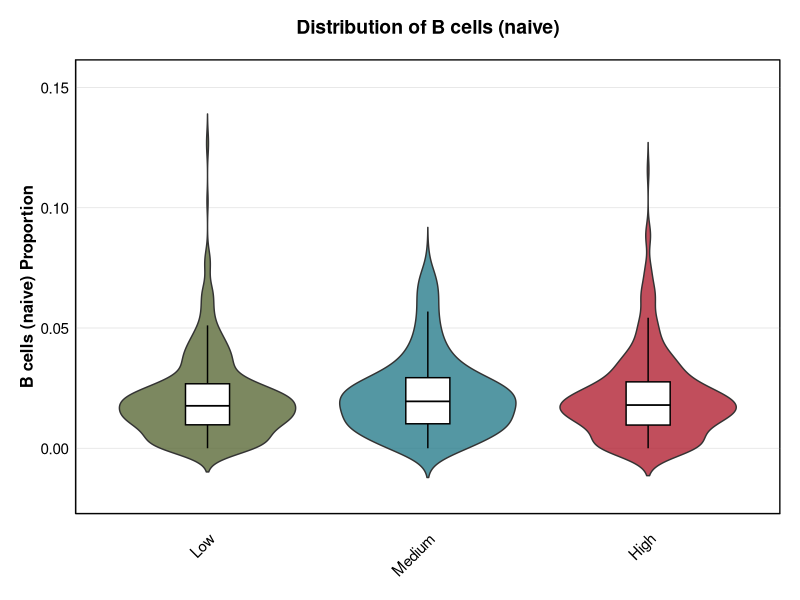
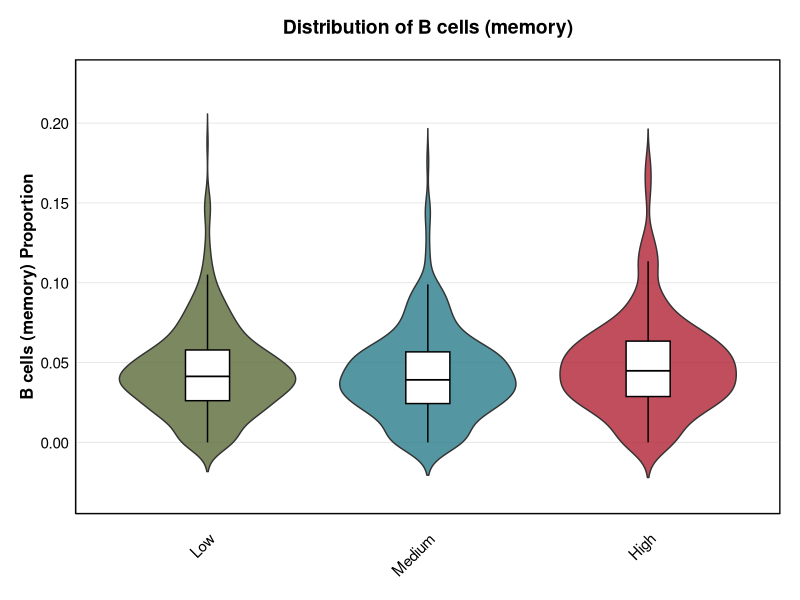
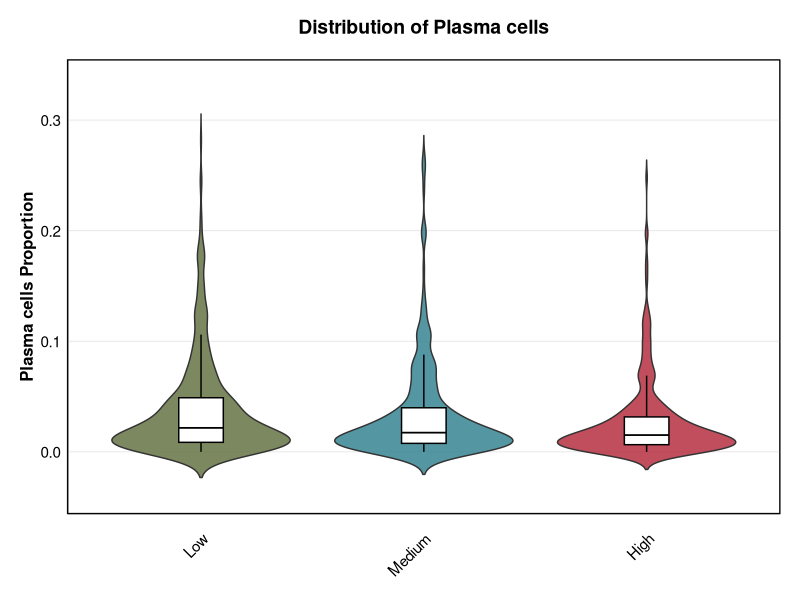
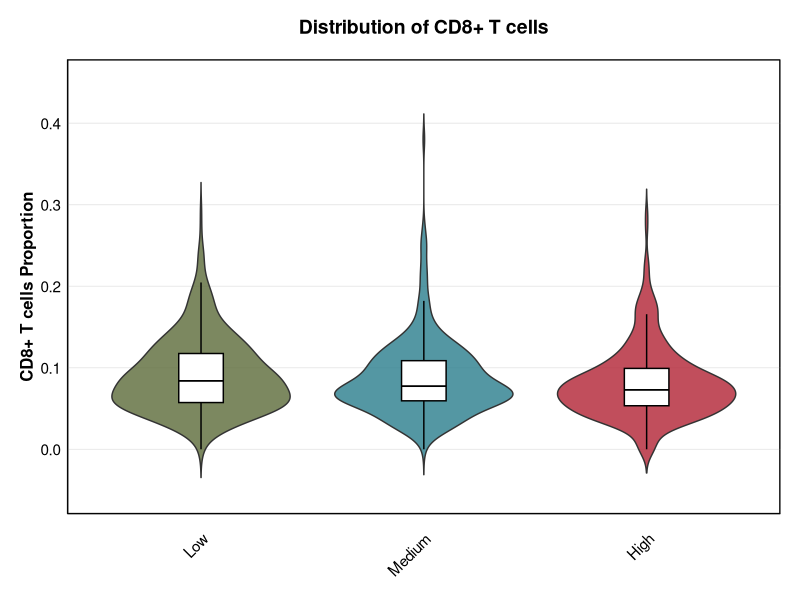
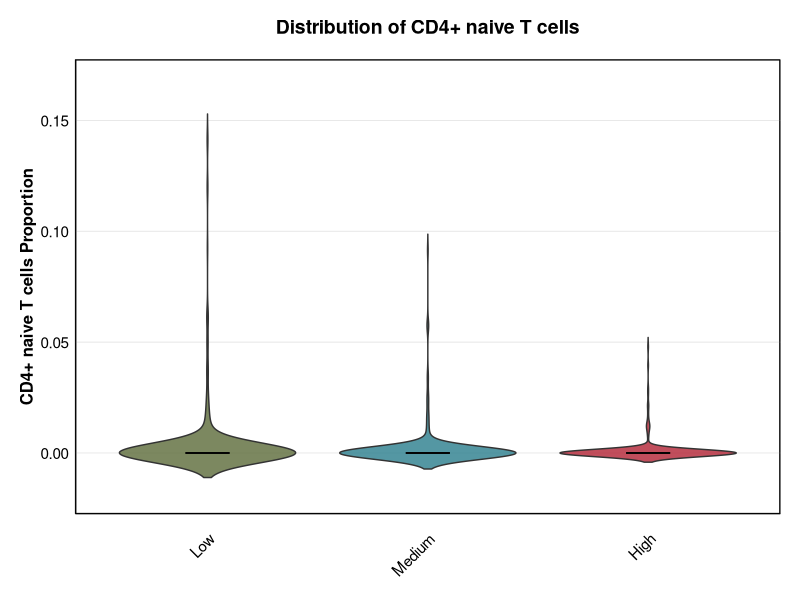
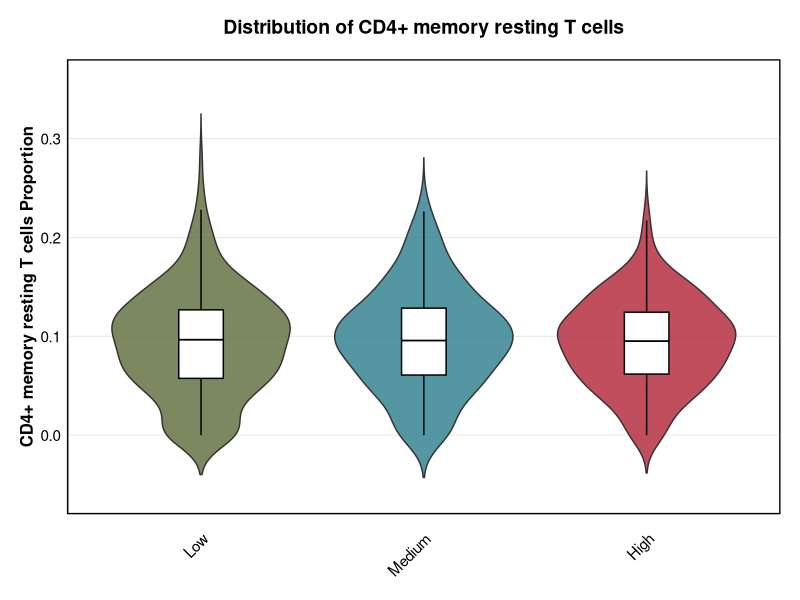
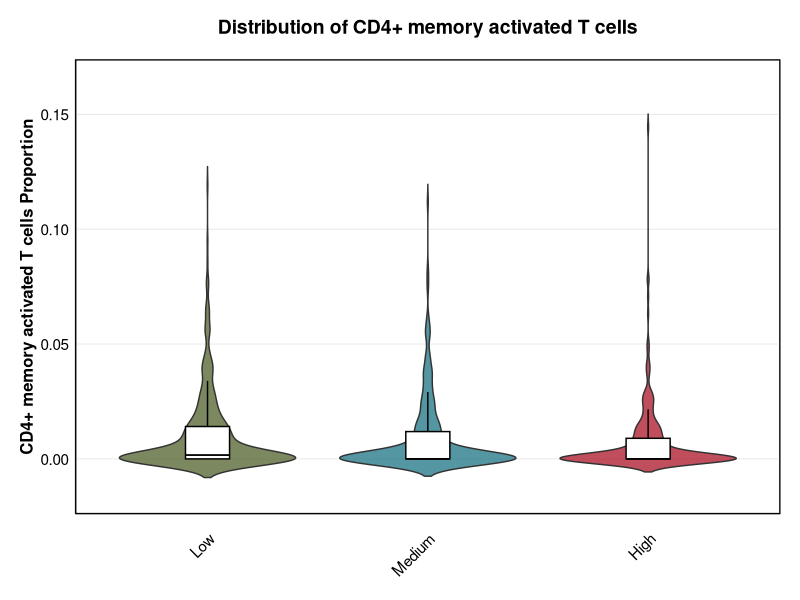
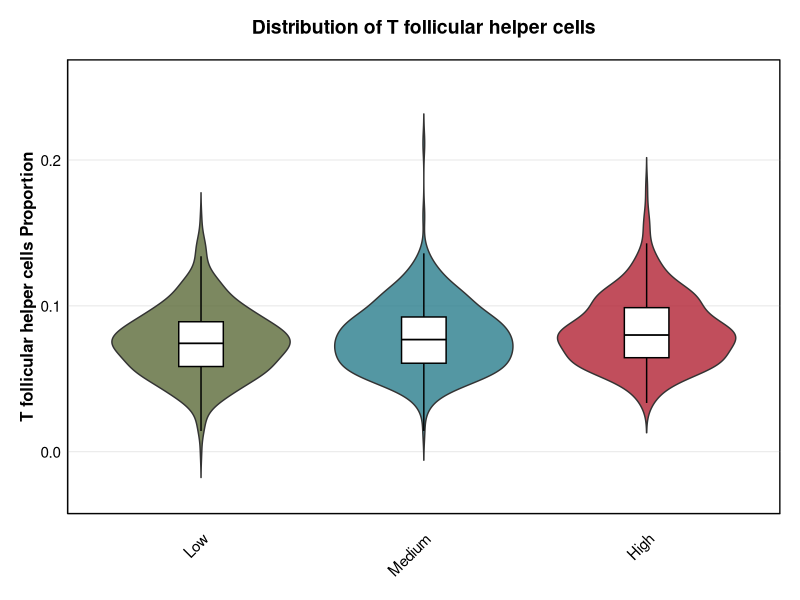

R code for these plots, in order:
# Load required libraries
library(ggplot2)
library(dplyr)
library(tidyr)
library(patchwork)  # For combining plots

# Set the output directory for plots
plot_dir <- "METABRIC Plots"
if (!dir.exists(plot_dir)) {
  dir.create(plot_dir)
}

# Define the single_plot_theme
single_plot_theme <- theme_minimal() +
  theme(
    # Title styling
    plot.title = element_text(size = 14, face = "bold", hjust = 0.5, margin = margin(b = 15)),
    # Axis styling
    axis.title = element_text(size = 12, face = "bold"),
    axis.text = element_text(size = 11, color = "black"),
    axis.text.x = element_text(angle = 45, hjust = 1, margin = margin(t = 10)),
    # Grid styling
    panel.grid.major.x = element_blank(),
    panel.grid.minor = element_blank(),
    panel.grid.major.y = element_line(color = "gray90", linewidth = 0.3),
    # Border styling
    panel.border = element_rect(colour = "black", fill = NA, linewidth = 0.7),
    # Background
    panel.background = element_rect(fill = "white"),
    # Margins
    plot.margin = unit(c(0.5, 0.5, 0.5, 0.5), "cm")
  )

# Read PR stratification data
pr_data <- read.delim("../PR_stratificationIDs.txt")

# Create three dataframes based on PR levels
PR_Low <- pr_data[pr_data$PR_Quartile %in% c("PR_low", "PR_negative"), ]
PR_Medium <- pr_data[pr_data$PR_Quartile == "PR_medium", ]
PR_High <- pr_data[pr_data$PR_Quartile == "PR_high", ]

# Read CIBERSORT results
cibersort_low <- read.delim("../CibersortResults_PR_Low .txt")
cibersort_mid <- read.delim("../CibersortResults_PRmid.txt")
cibersort_high <- read.delim("../CIBERSORTx_Results_PR_high.txt")

# Add PR category to each dataset
cibersort_low$PR_Category <- "Low"
cibersort_mid$PR_Category <- "Medium"
cibersort_high$PR_Category <- "High"

# Combine all datasets
cibersort_all <- bind_rows(cibersort_low, cibersort_mid, cibersort_high)

# Define all cell types with their proper labels
cell_type_labels <- c(
  # B cells
  "B.cells.naive" = "B cells (naive)",
  "B.cells.memory" = "B cells (memory)",
  "Plasma.cells" = "Plasma cells",
  
  # T cells
  "T.cells.CD8" = "CD8+ T cells",
  "T.cells.CD4.naive" = "CD4+ naive T cells",
  "T.cells.CD4.memory.resting" = "CD4+ memory resting T cells",
  "T.cells.CD4.memory.activated" = "CD4+ memory activated T cells",
  "T.cells.follicular.helper" = "T follicular helper cells",
  "T.cells.regulatory..Tregs." = "Regulatory T cells (Tregs)",
  "T.cells.gamma.delta" = "Gamma T cells",
  
  # NK cells
  "NK.cells.resting" = "NK cells (resting)",
  "NK.cells.activated" = "NK cells (activated)",
  
  # Myeloid cells
  "Monocytes" = "Monocytes",
  "Macrophages.M0" = "Macrophages M0",
  "Macrophages.M1" = "Macrophages M1",
  "Macrophages.M2" = "Macrophages M2",
  "Dendritic.cells.resting" = "Dendritic cells (resting)",
  "Dendritic.cells.activated" = "Dendritic cells (activated)",
  
  # Other immune cells
  "Mast.cells.resting" = "Mast cells (resting)",
  "Mast.cells.activated" = "Mast cells (activated)",
  "Eosinophils" = "Eosinophils",
  "Neutrophils" = "Neutrophils"
)

cell_types <- names(cell_type_labels)

# Set PR_Category as factor with correct order
cibersort_all$PR_Category <- factor(cibersort_all$PR_Category, 
                                   levels = c("Low", "Medium", "High"))

# Create enhanced publication-ready theme
publication_theme <- theme_minimal() + theme(
  # Title styling
  plot.title = element_text(size = 14, face = "bold", hjust = 0.5, margin = margin(b = 15)),
  # Axis styling
  axis.title.y = element_text(size = 12, face = "bold"),
  axis.title.x = element_blank(),  # Remove x-axis title
  axis.text = element_text(size = 11, color = "black"),
  axis.text.x = element_text(angle = 45, hjust = 1, margin = margin(t = 10)),
  # Grid styling
  panel.grid.major.x = element_blank(),
  panel.grid.minor = element_blank(),
  # Border styling
  panel.border = element_rect(colour = "black", fill = NA, linewidth = 0.7),
  # Legend styling
  legend.title = element_text(size = 12, face = "bold"),
  legend.text = element_text(size = 11),
  legend.position = "none",  # Remove legend since it's redundant
  # Margins and background
  plot.margin = unit(c(0.5, 0.5, 0.5, 0.5), "cm"),
  panel.background = element_rect(fill = "white"),
  strip.background = element_rect(fill = "white"),
  strip.text = element_text(size = 12, face = "bold")
)

# Define color palette
pr_colors <- c(
  "Low" = "#5C6B39",    # Rich Olive Green
  "Medium" = "#2A7D8C", # Deep Teal
  "High" = "#B22234"    # Crimson Red
)

create_violin_plot <- function(data, x_var, y_var, fill_var = NULL, 
                             title = NULL, y_lab = NULL,
                             color_palette = NULL) {
  
  # Base plot
  p <- ggplot(data, aes_string(x = x_var, y = y_var))
  
  # Add fill aesthetic if provided
  if (!is.null(fill_var)) {
    p <- p + aes_string(fill = fill_var)
  }
  
  # Add violin layer
  p <- p + geom_violin(trim = FALSE, 
                      alpha = 0.8,
                      scale = "width", 
                      adjust = 1.2,
                      width = 0.8)
  
  # Add internal boxplot with more visible parameters
  p <- p + geom_boxplot(width = 0.2,
                       alpha = 1,
                       outlier.shape = NA,
                       fill = "white",
                       color = "black",
                       fatten = 1.2)
  
  # Add custom color palette if provided
  if (!is.null(color_palette)) {
    p <- p + scale_fill_manual(values = color_palette)
  }
  
  # Add labels
  p <- p + labs(title = title,
                y = y_lab)
  
  # Y-axis expansion
  p <- p + scale_y_continuous(expand = expansion(mult = c(0.1, 0.15)))
  
  # Apply publication theme with additional styling
  p <- p + publication_theme + 
    theme(
      panel.grid.major.y = element_line(color = "gray90", linewidth = 0.3),
      panel.grid.major.x = element_blank(),
      axis.line = element_line(color = "black", linewidth = 0.3)
    )
  
  return(p)
}

# Generate violin plots for each cell type using the new function
for (cell_type in cell_types) {
  # Create plot title and get proper cell type label
  plot_title <- paste("Distribution of", cell_type_labels[cell_type])
  
  # Create plot using the new function
  p <- create_violin_plot(
    data = cibersort_all,
    x_var = "PR_Category",
    y_var = cell_type,
    fill_var = "PR_Category",
    title = plot_title,
    y_lab = paste(cell_type_labels[cell_type], "Proportion"),
    color_palette = pr_colors
  )
  
  # Save plot
  ggsave(
    filename = file.path(plot_dir, paste0(cell_type, "_violin.pdf")),
    plot = p,
    width = 8,
    height = 7,
    units = "in",
    dpi = 300
  )
}

# Create a summary statistics table
summary_stats <- cibersort_all %>%
  group_by(PR_Category) %>%
  summarise(across(all_of(cell_types), 
                  list(
                    mean = ~mean(., na.rm = TRUE),
                    sd = ~sd(., na.rm = TRUE),
                    median = ~median(., na.rm = TRUE)
                  ))) %>%
  ungroup()

# Save summary statistics
write.csv(summary_stats, file.path(plot_dir, "summary_statistics.csv"), row.names = FALSE)


##### Adaptive Immune Cell Jittered Plot - All subsets in one graph #####

# Step 1: Define adaptive immune cell types and their labels
adaptive_cell_labels <- c(
  # B cells
  "B.cells.naive" = "Naive B cells",
  "B.cells.memory" = "Memory B cells",
  "Plasma.cells" = "Plasma cells",
  
  # T cells
  "T.cells.CD8" = "CD8+ T cells",
  "T.cells.CD4.naive" = "CD4+ naive T cells",
  "T.cells.CD4.memory.resting" = "CD4+ memory\nresting T cells",
  "T.cells.CD4.memory.activated" = "CD4+ memory\nactivated T cells",
  "T.cells.follicular.helper" = "T follicular\nhelper cells",
  "T.cells.regulatory..Tregs." = "Tregs",
  "T.cells.gamma.delta" = "Gamma T cells"
)

adaptive_cell_types <- names(adaptive_cell_labels)

# Step 2: Prepare the data for plotting
adaptive_cell_data <- cibersort_all %>%
  select(PR_Category, all_of(adaptive_cell_types)) %>%
  pivot_longer(
    cols = all_of(adaptive_cell_types),
    names_to = "Cell_Type",
    values_to = "Proportion"
  ) %>%
  mutate(
    Cell_Type = factor(Cell_Type, 
                      levels = adaptive_cell_types,
                      labels = adaptive_cell_labels[adaptive_cell_types])
  )

# Step 3: Create the combined plot
adaptive_cells_plot <- ggplot(adaptive_cell_data, 
                            aes(x = Cell_Type, 
                                y = Proportion, 
                                fill = PR_Category,
                                color = PR_Category)) +
  # Add points with position_jitterdodge
  geom_point(position = position_jitterdodge(jitter.width = 0.2, dodge.width = 0.9),
             size = 1,
             alpha = 0.5) +
  # Add boxplot layer
  geom_boxplot(position = position_dodge(0.9),
               width = 0.6,
               alpha = 0,  # Transparent fill
               outlier.shape = NA,  # No outlier points (shown in jitter)
               color = "black",
               size = 0.5) +  # Thinner box lines
  # Add styling
  scale_fill_manual(values = pr_colors) +
  scale_color_manual(values = pr_colors) +
  scale_y_continuous(expand = expansion(mult = c(0.1, 0.15))) +
  labs(title = "Adaptive Immune Cell Distribution by PR Category",
       x = "Cell Type",
       y = "Cell Proportion",
       fill = "PR Category",
       color = "PR Category") +
  single_plot_theme +
  # Additional theme adjustments
  theme(legend.position = "top",
        legend.title = element_text(size = 12, face = "bold"),
        legend.text = element_text(size = 10))

# Step 4: Save the plot
ggsave(
  filename = file.path(plot_dir, "adaptive_cells_jitter.pdf"),
  plot = adaptive_cells_plot,
  width = 14,  # Wider to accommodate more cell types
  height = 8,
  units = "in",
  dpi = 300)


##### Innate Immune Cell Jitter Plot - All subsets in one graph #####

# Step 1: Define innate immune cell types and their labels
innate_cell_labels <- c(
  # NK cells
  "NK.cells.resting" = "NK cells\n(resting)",
  "NK.cells.activated" = "NK cells\n(activated)",
  
  # Myeloid cells
  "Monocytes" = "Monocytes",
  "Macrophages.M0" = "M0 Macrophages",
  "Macrophages.M1" = "M1 Macrophages",
  "Macrophages.M2" = "M2 Macrophages",
  "Dendritic.cells.resting" = "Dendritic cells\n(resting)",
  "Dendritic.cells.activated" = "Dendritic cells\n(activated)",
  
  # Other innate cells
  "Mast.cells.resting" = "Mast cells\n(resting)",
  "Mast.cells.activated" = "Mast cells\n(activated)",
  "Eosinophils" = "Eosinophils",
  "Neutrophils" = "Neutrophils"
)

innate_cell_types <- names(innate_cell_labels)

# Step 2: Prepare the data for plotting
innate_cell_data <- cibersort_all %>%
  select(PR_Category, all_of(innate_cell_types)) %>%
  pivot_longer(
    cols = all_of(innate_cell_types),
    names_to = "Cell_Type",
    values_to = "Proportion"
  ) %>%
  mutate(
    Cell_Type = factor(Cell_Type, 
                      levels = innate_cell_types,
                      labels = innate_cell_labels[innate_cell_types])
  )

# Step 3: Create the combined plot
innate_cells_plot <- ggplot(innate_cell_data, 
                           aes(x = Cell_Type, 
                               y = Proportion, 
                               fill = PR_Category,
                               color = PR_Category)) +
  # Add points with position_jitterdodge
  geom_point(position = position_jitterdodge(jitter.width = 0.2, dodge.width = 0.9),
             size = 1,
             alpha = 0.5) +
  # Add boxplot layer
  geom_boxplot(position = position_dodge(0.9),
               width = 0.6,
               alpha = 0,  # Transparent fill
               outlier.shape = NA,  # No outlier points (shown in jitter)
               color = "black",
               size = 0.5) +  # Thinner box lines
  # Add styling
  scale_fill_manual(values = pr_colors) +
  scale_color_manual(values = pr_colors) +
  scale_y_continuous(expand = expansion(mult = c(0.1, 0.15))) +
  labs(title = "Innate Immune Cell Distribution by PR Category",
       x = "Cell Type",
       y = "Cell Proportion",
       fill = "PR Category",
       color = "PR Category") +
  single_plot_theme +
  # Additional theme adjustments
  theme(legend.position = "top",
        legend.title = element_text(size = 12, face = "bold"),
        legend.text = element_text(size = 10))

# Step 4: Save the plot
ggsave(
  filename = file.path(plot_dir, "innate_cells_jitter.pdf"),
  plot = innate_cells_plot,
  width = 14,  # Slightly wider to accommodate more cell types
  height = 8,
  units = "in",
  dpi = 300)